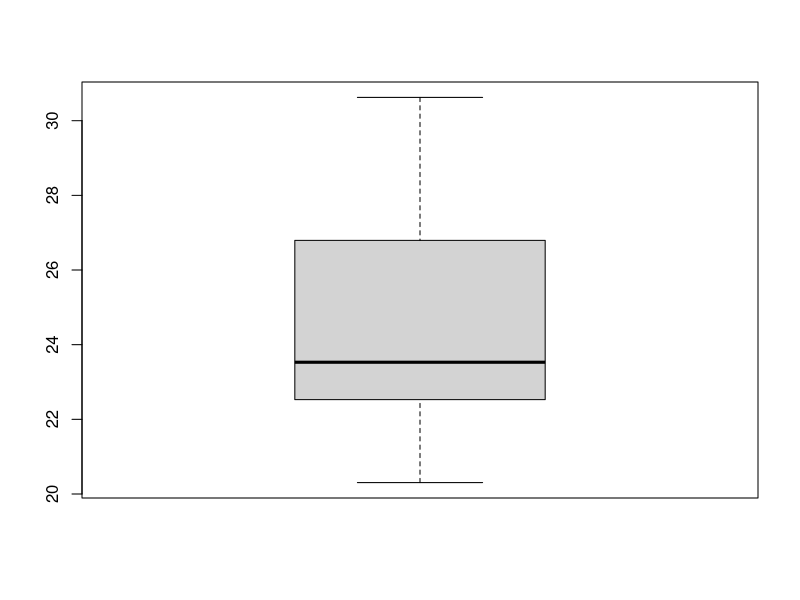

This chart was generated by the following R code:
#defining data
#rnorm is random
x= rnorm(20,mean=25,sd=3)
y= rnorm(20,mean=23,sd=3.5)
z= rnorm(20,mean=26,sd=2.5)
print(x)
df=data.frame(x,y,z)
print(df) #gives as table

#statistical summary
print(summary(x))
print(mean(x))
print(median(x))
print(sd(x))

#boxplot
boxplot(x)
